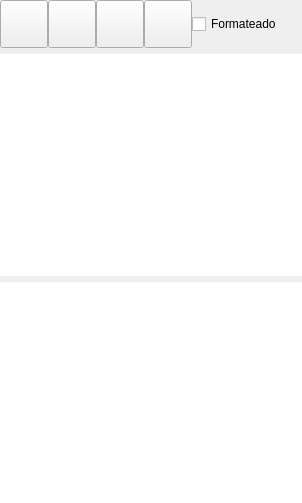
<?xml version="1.0" encoding="UTF-8"?>
<ui version="4.0">
 <class>ServerSyncBase</class>
 <widget class="QWidget" name="ServerSyncBase">
  <property name="geometry">
   <rect>
    <x>0</x>
    <y>0</y>
    <width>302</width>
    <height>503</height>
   </rect>
  </property>
  <property name="minimumSize">
   <size>
    <width>250</width>
    <height>0</height>
   </size>
  </property>
  <property name="windowTitle">
   <string>Form</string>
  </property>
  <layout class="QVBoxLayout" name="verticalLayout">
   <property name="margin">
    <number>0</number>
   </property>
   <item>
    <widget class="QFrame" name="frame">
     <property name="frameShape">
      <enum>QFrame::NoFrame</enum>
     </property>
     <property name="frameShadow">
      <enum>QFrame::Plain</enum>
     </property>
     <property name="lineWidth">
      <number>0</number>
     </property>
     <layout class="QHBoxLayout" name="horizontalLayout">
      <property name="spacing">
       <number>0</number>
      </property>
      <property name="margin">
       <number>0</number>
      </property>
      <item>
       <widget class="QToolButton" name="mui_imprimir">
        <property name="minimumSize">
         <size>
          <width>48</width>
          <height>48</height>
         </size>
        </property>
        <property name="maximumSize">
         <size>
          <width>48</width>
          <height>48</height>
         </size>
        </property>
        <property name="focusPolicy">
         <enum>Qt::NoFocus</enum>
        </property>
        <property name="toolTip">
         <string>Imprimir ticket</string>
        </property>
        <property name="whatsThis">
         <string>Imprimir ticket</string>
        </property>
        <property name="text">
         <string/>
        </property>
        <property name="icon">
         <iconset resource="../../../bulmages.qrc">
          <normaloff>:/Images/document-print.png</normaloff>:/Images/document-print.png</iconset>
        </property>
        <property name="iconSize">
         <size>
          <width>32</width>
          <height>32</height>
         </size>
        </property>
       </widget>
      </item>
      <item>
       <widget class="QToolButton" name="mui_subir">
        <property name="minimumSize">
         <size>
          <width>48</width>
          <height>48</height>
         </size>
        </property>
        <property name="maximumSize">
         <size>
          <width>48</width>
          <height>48</height>
         </size>
        </property>
        <property name="focusPolicy">
         <enum>Qt::NoFocus</enum>
        </property>
        <property name="toolTip">
         <string>Subir</string>
        </property>
        <property name="whatsThis">
         <string>Subir</string>
        </property>
        <property name="text">
         <string/>
        </property>
        <property name="icon">
         <iconset resource="../../../bulmages.qrc">
          <normaloff>:/BulmaCont32x32/images/png/i_up.png</normaloff>:/BulmaCont32x32/images/png/i_up.png</iconset>
        </property>
        <property name="iconSize">
         <size>
          <width>32</width>
          <height>32</height>
         </size>
        </property>
       </widget>
      </item>
      <item>
       <widget class="QToolButton" name="mui_bajar">
        <property name="minimumSize">
         <size>
          <width>48</width>
          <height>48</height>
         </size>
        </property>
        <property name="maximumSize">
         <size>
          <width>48</width>
          <height>48</height>
         </size>
        </property>
        <property name="focusPolicy">
         <enum>Qt::NoFocus</enum>
        </property>
        <property name="toolTip">
         <string>Bajar</string>
        </property>
        <property name="whatsThis">
         <string>Bajar</string>
        </property>
        <property name="text">
         <string/>
        </property>
        <property name="icon">
         <iconset resource="../../../bulmages.qrc">
          <normaloff>:/BulmaCont32x32/images/png/i_down.png</normaloff>:/BulmaCont32x32/images/png/i_down.png</iconset>
        </property>
        <property name="iconSize">
         <size>
          <width>32</width>
          <height>32</height>
         </size>
        </property>
       </widget>
      </item>
      <item>
       <widget class="QToolButton" name="mui_borrar">
        <property name="minimumSize">
         <size>
          <width>48</width>
          <height>48</height>
         </size>
        </property>
        <property name="maximumSize">
         <size>
          <width>48</width>
          <height>48</height>
         </size>
        </property>
        <property name="focusPolicy">
         <enum>Qt::NoFocus</enum>
        </property>
        <property name="toolTip">
         <string>Borrar articulo</string>
        </property>
        <property name="whatsThis">
         <string>Borrar articulo</string>
        </property>
        <property name="text">
         <string/>
        </property>
        <property name="icon">
         <iconset resource="../../../bulmages.qrc">
          <normaloff>:/BulmaCont32x32/images/png/i_editDelete.png</normaloff>:/BulmaCont32x32/images/png/i_editDelete.png</iconset>
        </property>
        <property name="iconSize">
         <size>
          <width>32</width>
          <height>32</height>
         </size>
        </property>
       </widget>
      </item>
      <item>
       <widget class="QFrame" name="mui_plugbotones">
        <property name="sizePolicy">
         <sizepolicy hsizetype="Minimum" vsizetype="Preferred">
          <horstretch>0</horstretch>
          <verstretch>0</verstretch>
         </sizepolicy>
        </property>
        <property name="frameShape">
         <enum>QFrame::NoFrame</enum>
        </property>
        <property name="frameShadow">
         <enum>QFrame::Plain</enum>
        </property>
        <property name="lineWidth">
         <number>0</number>
        </property>
       </widget>
      </item>
      <item>
       <widget class="QCheckBox" name="checkBox">
        <property name="text">
         <string>Formateado</string>
        </property>
       </widget>
      </item>
      <item>
       <spacer>
        <property name="orientation">
         <enum>Qt::Horizontal</enum>
        </property>
        <property name="sizeHint" stdset="0">
         <size>
          <width>91</width>
          <height>48</height>
         </size>
        </property>
       </spacer>
      </item>
     </layout>
    </widget>
   </item>
   <item>
    <widget class="QTextBrowser" name="mui_browser">
     <property name="focusPolicy">
      <enum>Qt::NoFocus</enum>
     </property>
     <property name="frameShape">
      <enum>QFrame::NoFrame</enum>
     </property>
     <property name="frameShadow">
      <enum>QFrame::Plain</enum>
     </property>
     <property name="lineWidth">
      <number>0</number>
     </property>
    </widget>
   </item>
   <item>
    <widget class="QPlainTextEdit" name="mui_plainText">
     <property name="frameShape">
      <enum>QFrame::NoFrame</enum>
     </property>
     <property name="frameShadow">
      <enum>QFrame::Plain</enum>
     </property>
     <property name="plainText">
      <string/>
     </property>
    </widget>
   </item>
  </layout>
 </widget>
 <resources>
  <include location="../../../bulmages.qrc"/>
 </resources>
 <connections>
  <connection>
   <sender>checkBox</sender>
   <signal>clicked(bool)</signal>
   <receiver>mui_plainText</receiver>
   <slot>setHidden(bool)</slot>
   <hints>
    <hint type="sourcelabel">
     <x>215</x>
     <y>30</y>
    </hint>
    <hint type="destinationlabel">
     <x>179</x>
     <y>359</y>
    </hint>
   </hints>
  </connection>
  <connection>
   <sender>checkBox</sender>
   <signal>clicked(bool)</signal>
   <receiver>mui_browser</receiver>
   <slot>setVisible(bool)</slot>
   <hints>
    <hint type="sourcelabel">
     <x>218</x>
     <y>17</y>
    </hint>
    <hint type="destinationlabel">
     <x>240</x>
     <y>137</y>
    </hint>
   </hints>
  </connection>
 </connections>
</ui>
